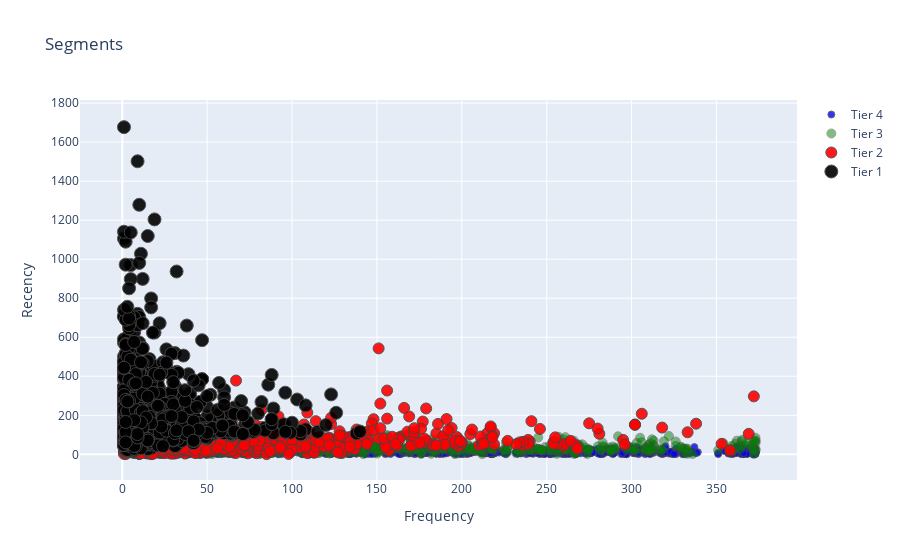

Notebook cell for this chart:
### Code cell
#Recency vs Monetary
graph = scores.query("Monetary < 50000 and Frequency < 2000")
plot_data = [
    gobj.Scatter(
        x=graph.query("Customer_Tier_Division == 'Tier 4'")['Recency'],
        y=graph.query("Customer_Tier_Division == 'Tier 4'")['Frequency'],
        mode='markers',
        name='Tier 4',
        marker= dict(size= 7,
            line= dict(width=1),
            color= 'blue',
            opacity= 0.8
           )
    ),
        gobj.Scatter(
        x=graph.query("Customer_Tier_Division == 'Tier 3'")['Recency'],
        y=graph.query("Customer_Tier_Division == 'Tier 3'")['Frequency'],
        mode='markers',
        name='Tier 3',
        marker= dict(size= 9,
            line= dict(width=1),
            color= 'green',
            opacity= 0.5
           )
    ),
        gobj.Scatter(
        x=graph.query("Customer_Tier_Division == 'Tier 2'")['Recency'],
        y=graph.query("Customer_Tier_Division == 'Tier 2'")['Frequency'],
        mode='markers',
        name='Tier 2',
        marker= dict(size= 11,
            line= dict(width=1),
            color= 'red',
            opacity= 0.9
           )
    ),
    gobj.Scatter(
        x=graph.query("Customer_Tier_Division == 'Tier 1'")['Recency'],
        y=graph.query("Customer_Tier_Division == 'Tier 1'")['Frequency'],
        mode='markers',
        name='Tier 1',
        marker= dict(size= 13,
            line= dict(width=1),
            color= 'black',
            opacity= 0.9
           )
    ),
]

plot_layout = gobj.Layout(
        yaxis= {'title': "Recency"},
        xaxis= {'title': "Frequency"},
        title='Segments'
    )
fig = gobj.Figure(data=plot_data, layout=plot_layout)
po.iplot(fig)

### Figure 1 — Plotly figure (JSON) as saved in the notebook; plotly's stock layout.template omitted (floating-point values rounded to 4 significant figures; data arrays with more than 128 entries replaced by an {"elided": "..."} marker saying what was removed)
{"data": [{"marker": {"color": "blue", "line": {"width": 1}, "opacity": 0.8, "size": 7}, "mode": "markers", "name": "Tier 4", "type": "scatter", "x": {"elided": "705 int values"}, "y": {"elided": "705 int values"}}, {"marker": {"color": "green", "line": {"width": 1}, "opacity": 0.5, "size": 9}, "mode": "markers", "name": "Tier 3", "type": "scatter", "x": {"elided": "894 int values"}, "y": {"elided": "894 int values"}}, {"marker": {"color": "red", "line": {"width": 1}, "opacity": 0.9, "size": 11}, "mode": "markers", "name": "Tier 2", "type": "scatter", "x": {"elided": "1180 int values"}, "y": {"elided": "1180 int values"}}, {"marker": {"color": "black", "line": {"width": 1}, "opacity": 0.9, "size": 13}, "mode": "markers", "name": "Tier 1", "type": "scatter", "x": {"elided": "1123 int values"}, "y": {"elided": "1123 int values"}}], "layout": {"title": {"text": "Segments"}, "xaxis": {"title": {"text": "Frequency"}}, "yaxis": {"title": {"text": "Recency"}}}}
